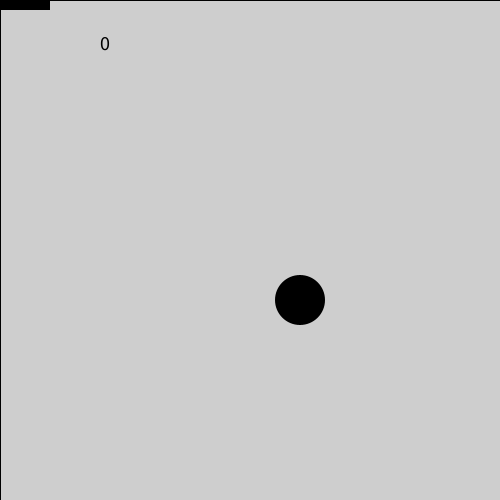
Frame 1 (no input)
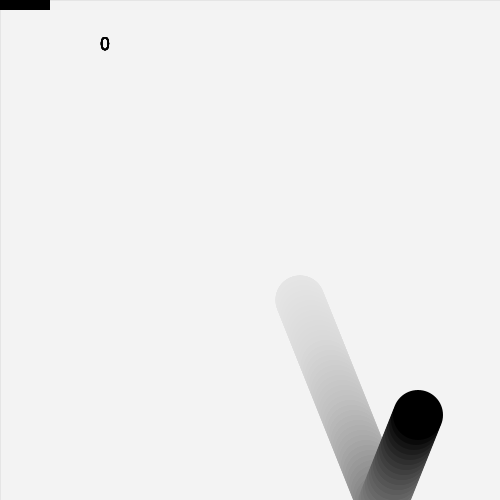
Frame 60 (the mouse pressed at the canvas centre just before this capture)
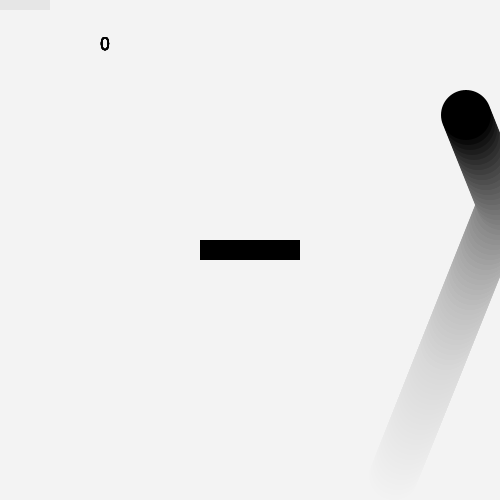
Frame 120 (the mouse held since frame 60 and released just before this capture)

The Processing sketch that drew these frames (run headless with seeded random() and noise(); from frame 60 on, the mouse is pressed at the canvas centre):

// Processing sketch: PingPong01
// ── PingPong01.pde
//Circulo

//posicion de la bola
float bolaPosX = 300;
float bolaPosY = 300;

//velocidad Bola
float bolaVelX = 2;
float bolaVelY = 5;

//tamanos 
float bolaTam  = 50;

//Rectangulo

//posicion del rectangulo
float rectPosX = 300;
float rectPosY = 50;

//tamano del rectangulo
float rectWidth = 100;
float rectHeight = 20;

int numRebotes = 0;

void setup() {
  size(500, 500);
}


void draw() {
  //Fondo blanco
  rectMode(CORNER);
  fill(255, 255, 255, 10);
  rect(0, 0, width, height);
  
  //background(255);

  //dibujar ellipse con centro (bolaPosX, bolaPosY) 
  //con tamano (bolaWidth, bolaHeight)
  noStroke();
  fill(0); //negro 
  ellipse(bolaPosX, bolaPosY, bolaTam, bolaTam);


  //Dibujar el Rectangulo
  //Posicion esquina superior izquierda (rectPosX, rectPosY)
  rectPosX = mouseX;
  rectPosY = mouseY;
  rectMode(CENTER);
  rect(rectPosX, rectPosY, rectWidth, rectHeight);

  //Actualizar las posiciones de la bola
  bolaPosX = bolaPosX + bolaVelX;
  bolaPosY = bolaPosY + bolaVelY;

  //Si reboto cambiar la velocidad
  if (rebote() == true) {
    bolaVelX  = -bolaVelX;
    bolaVelY  = -bolaVelY;
    
    numRebotes = numRebotes + 1;
  }
 
   //Dibuar texto
  textSize(20);
  text(numRebotes, 100, 50);
  
  if(numRebotes == 5)
    text("Game Over" , 250, 50);
    
  
  

  //Rebotar con las paredes
  if (bolaPosX > width) {
    bolaVelX  = -bolaVelX;
  }

  if (bolaPosY > height) {
    bolaVelY  = -bolaVelY;
  }

  if (bolaPosY < 0) {
    bolaVelY  = -bolaVelY;
  }

  if (bolaPosX < 0) {
    bolaVelX  = -bolaVelX;
  }
  
}


// ── Rebote.pde
boolean rebote()
{
  return rectBall(rectPosX, rectPosY, rectWidth, rectHeight, bolaPosX, bolaPosY, bolaTam/2.0);
}

boolean rectBall(float rx, float ry, float rw, float rh, float bx, float by, float d) {

  if (bx+d/2 >= rx-rw/2 && bx-d/2 <= rx+rw/2 && abs(ry-by) <= d/2) {
    return true;
  }
  
  else if (by+d/2 >= ry-rh/2 && by-d/2 <= ry+rh/2 && abs(rx-bx) <= d/2) {
    return true;
  }

  float xDist = (rx-rw/2) - bx; 
  float yDist = (ry-rh/2) - by;
  float shortestDist = sqrt((xDist*xDist) + (yDist * yDist));

  // upper-right
  xDist = (rx+rw/2) - bx;
  yDist = (ry-rh/2) - by;
  float distanceUR = sqrt((xDist*xDist) + (yDist * yDist));
  if (distanceUR < shortestDist) { 
    shortestDist = distanceUR;    
  }

  // lower-right
  xDist = (rx+rw/2) - bx;
  yDist = (ry+rh/2) - by;
  float distanceLR = sqrt((xDist*xDist) + (yDist * yDist));
  if (distanceLR < shortestDist) {
    shortestDist = distanceLR;
  }

  // lower-left
  xDist = (rx-rw/2) - bx;
  yDist = (ry+rh/2) - by;
  float distanceLL = sqrt((xDist*xDist) + (yDist * yDist));
  if (distanceLL < shortestDist) {
    shortestDist = distanceLL;
  }

  if (shortestDist < d/2) { 
    return true;            
  }
  else {                    
    return false;
  }
}
